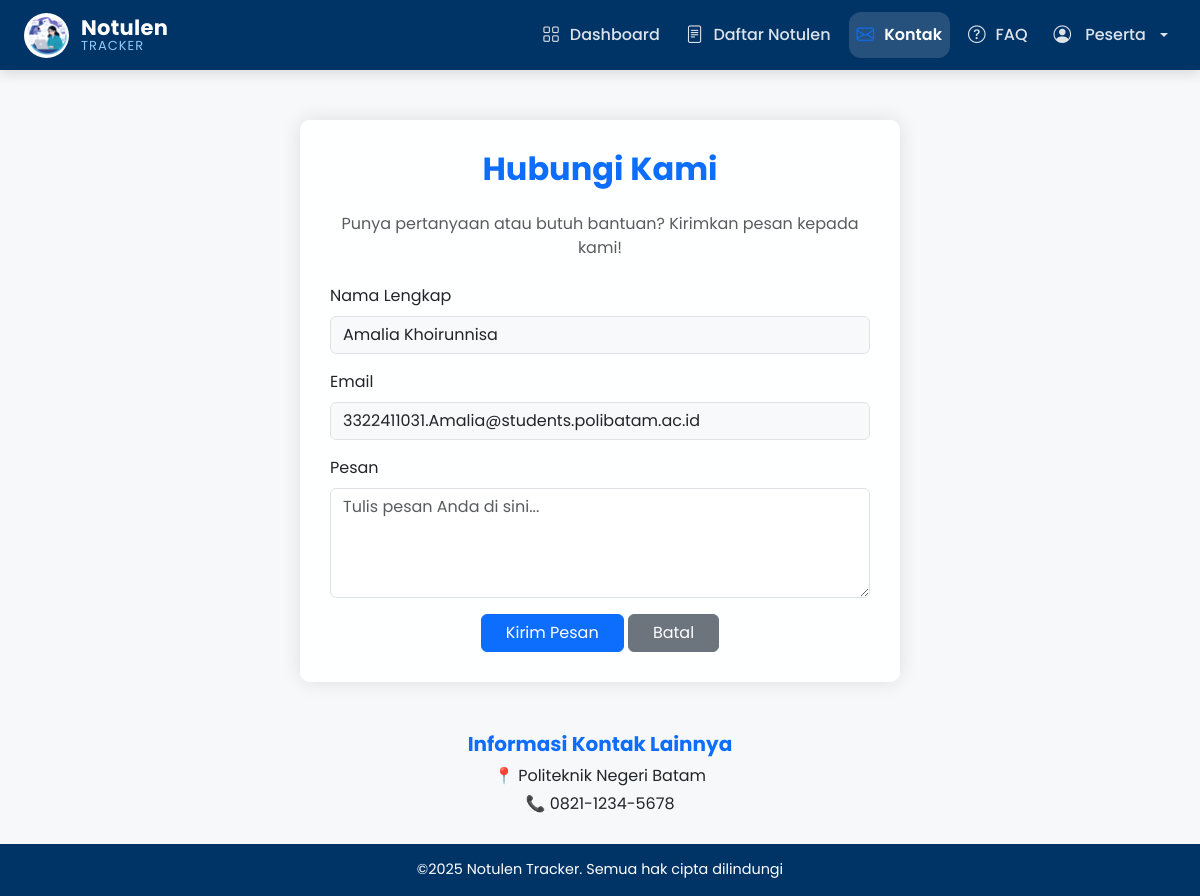
Screenshot of /api/kontak.php (signed in) with the database file from the repository.
### tables this page shows
CREATE TABLE `pengguna` (
  `id` int NOT NULL,
  `nim` varchar(20) DEFAULT NULL,
  `nama_lengkap` varchar(150) DEFAULT NULL,
  `prodi` varchar(150) DEFAULT NULL,
  `tgl_lahir` date DEFAULT NULL,
  `email` varchar(150) DEFAULT NULL,
  `password` varchar(255) DEFAULT NULL,
  `role` enum('notulis','peserta') DEFAULT 'peserta',
  `foto_profile` varchar(100) DEFAULT 'user.png',
  `bergabung_sejak` date DEFAULT NULL
);

### api/kontak.php (the view, shortened to what this page needs)
<?php
$user_id = $_SESSION['id'];
$conn = mysqli_connect("localhost", "root", "", "notulen_db");
$query_profile = "SELECT nama_lengkap, email, foto_profile, role FROM pengguna WHERE id = ?";
$stmt = mysqli_prepare($conn, $query_profile);
mysqli_stmt_bind_param($stmt, "i", $user_id);
mysqli_stmt_execute($stmt);
$result = mysqli_stmt_get_result($stmt);
$profile_db = mysqli_fetch_assoc($result);
$role_display = !empty($profile_db['role']) ? $profile_db['role'] : 'Notulis';
$dropdown_nama = htmlspecialchars($profile_db['nama_lengkap']);
$dropdown_email = htmlspecialchars($profile_db['email']);
?>
<!DOCTYPE html>
<html lang="id">
<head>
  <link href="https://cdn.jsdelivr.net/npm/bootstrap@5.3.3/dist/css/bootstrap.min.css" rel="stylesheet">
  <link href="https://cdn.jsdelivr.net/npm/bootstrap-icons/font/bootstrap-icons.css" rel="stylesheet">
</head>
<body>
  <nav class="navbar navbar-expand-lg navbar-dark fixed-top px-4 custom-navbar">
    <a class="navbar-brand brand-pro" href="dashboard.php">
      <img src="logono.png" alt="Logo">
      <div class="brand-info">
        <span class="brand-name">Notulen</span>
        <span class="brand-tagline">TRACKER</span>
      </div>
    </a>
    <div class="collapse navbar-collapse">
      <ul class="navbar-nav ms-auto nav-effect">
        <li class="nav-item">
          <a class="nav-link" href="dashboard.php">
            <i class="bi bi-grid"></i>
            <span>Dashboard</span>
          </a>
        </li>
        <li class="nav-item">
          <a class="nav-link" href="daftar_notulen.php">
            <i class="bi bi-file-text"></i>
            <span>Daftar Notulen</span>
          </a>
        </li>
        <li class="nav-item">
          <a class="nav-link active" href="kontak.php">
            <i class="bi bi-envelope"></i>
            <span>Kontak</span>
          </a>
        </li>
        <li class="nav-item">
          <a class="nav-link" href="FAQ.php">
            <i class="bi bi-question-circle"></i>
            <span>FAQ</span>
          </a>
        </li>
        <li class="nav-item dropdown">
          <a class="nav-link dropdown-toggle" href="#" id="userDropdown" role="button" data-bs-toggle="dropdown">
            <i class="bi bi-person-circle me-1"></i> <?php echo ucwords(htmlspecialchars($role_display)); ?>
          </a>
        </li>
      </ul>
    </div>
  </nav>
  <main>
    <div class="container">
      <div class="contact-container">
        <h2 class="text-center mb-4 text-primary fw-bold">Hubungi Kami</h2>
        <p class="text-center text-muted mb-4">Punya pertanyaan atau butuh bantuan? Kirimkan pesan kepada kami!</p>
        <form action="kontak.php" method="POST">
          <div class="mb-3">
            <label for="nama" class="form-label">Nama Lengkap</label>
            <input type="text" id="nama" class="form-control bg-light" name="nama"
                   value="<?php echo $dropdown_nama; ?>" readonly required>
          </div>
          <div class="mb-3">
            <label for="email" class="form-label">Email</label>
            <input type="email" id="email" class="form-control bg-light" name="email"
                   value="<?php echo $dropdown_email; ?>" readonly required>
          </div>
          <div class="mb-3">
            <label for="pesan" class="form-label">Pesan</label>
            <textarea id="pesan" rows="4" class="form-control" name="pesan" placeholder="Tulis pesan Anda di sini..." required></textarea>
          </div>
          <div class="text-center">
            <button type="submit" name="btn_kirim" class="btn btn-primary px-4">Kirim Pesan</button>
            <button type="reset" class="btn btn-secondary px-4">Batal</button>
          </div>
        </form>
      </div>
      <div class="text-center mt-3 text-dark">
        <h5 class="text-primary fw-bold">Informasi Kontak Lainnya</h5>
        <p class="mb-1">📍 Politeknik Negeri Batam</p>
        <p class="mb-1">📞 0821-1234-5678</p>
        <br>
      </div>
    </div>
  </main>
  <footer>
    ©2025 Notulen Tracker. Semua hak cipta dilindungi
  </footer>
</body>
</html>

### api/kontak.php (style rules this page uses)
body { font-family: Poppins,system-ui,-apple-system,Segoe UI,Roboto; background-color: #f5f7fa; display: flex; flex-direction: column; min-height: 100vh; margin: 0; padding-top: 70px; background: url('gambarr.png') no-repeat center center fixed !important; background-size: cover !important; position: relative; z-index: 0; }
body::before { content: ""; position: fixed; top: 0; left: 0; width: 100%; height: 100%; background-color: rgba(245, 247, 250, 0.85); z-index: -1; }
.custom-navbar { background-color: #003366; height: 70px; box-shadow: 0 4px 12px rgba(0,0,0,0.12); }
.nav-effect { gap: 10px; }
.nav-effect .nav-link { color: #dce3ea !important; padding: 10px 18px; border-radius: 12px; display: flex; align-items: center; gap: 10px; font-weight: 500; transition: all 0.3s ease; position: relative; }
.navbar-nav .nav-link.active { background: rgba(255,255,255,0.15); color: #ffffff !important; font-weight: 600; }
.nav-effect .nav-link i { font-size: 1.1rem; transition: transform 0.3s ease; }
.nav-effect .nav-link.active i { color: #0d6efd; }
.brand-pro { display: flex; align-items: center; gap: 12px; text-decoration: none; }
.brand-pro img { width: 45px; height: 45px; border-radius: 50%; object-fit: cover; background: #ffffff; border: 2px solid rgba(255,255,255,0.2); transition: all 0.35s ease; }
.brand-info { display: flex; flex-direction: column; line-height: 1.1; }
.brand-name { font-size: 21px; font-weight: 700; color: #ffffff; letter-spacing: 0.3px; }
.brand-tagline { font-size: 13px; color: #90caf9; letter-spacing: 1px; }
main { flex: 1; }
.contact-container { max-width: 600px; margin: 50px auto; background: rgba(255, 255, 255, 0.9) !important; padding: 30px; border-radius: 10px; box-shadow: 0 0 20px rgba(0, 0, 0, 0.1); backdrop-filter: blur(5px); }
footer { background-color: #003366; color: white; text-align: center; padding: 15px 0; font-size: 0.9rem; margin-top: auto; }

### rows the page displays
pengguna: role "Peserta", nama "Amalia Khoirunnisa", email "3322411031.Amalia@students.polibatam.ac.id"
